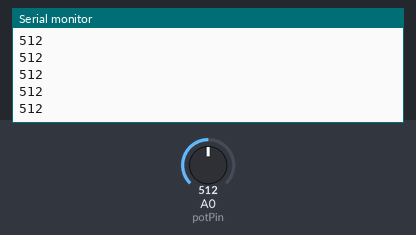
Recording of a sketch running on a simulated Arduino Uno, built with avr-gcc and run on an emulated ATmega328P. On the bench: the last lines printed to the serial monitor. The inputs (shaded band) are chosen by the test bench; at power-on: A0 (potPin) = 512.

Above: at 4.2 s.
4.3 s: A0 (potPin) set to 716
At 4.32 s:
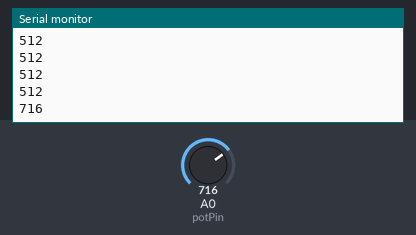
5.8 s: A0 (potPin) set to 900
At 5.83 s:
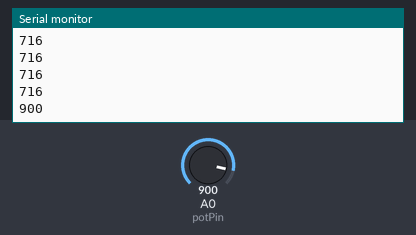
Timing chart, 0 to 8.8 s (numbered marks = the images above; inputs shaded):
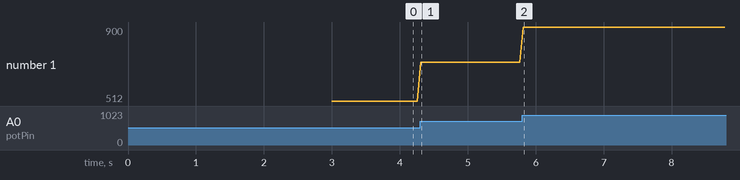

Measured:
- after the input at 4.3 s, the serial monitor: prints a new line at once (image 1)
- after the input at 5.8 s, the serial monitor: prints a new line at once (image 2)
- plotted number 1: 512 → 716 after the input at 4.3 s, 716 → 900 after the input at 5.8 s

The sketch:

serial-pot-read.ino
```cpp
// (licence header left out)
#define potPin A0 // define potPin as Pin A0

void setup() {
  delay(3000); // 3s startup delay
  Serial.begin(9600); // start serial communication at 9,600 baud
}

void loop() {
  int potValue = analogRead(potPin); // read value from potentiometer
  //int potValue = map(analogRead(potPin), 0, 1023, 0, 511); // read mapped value from potentiometer
  Serial.println(potValue); // writes value to serial port
  delay(50); // 50ms delay to reduce serial traffic
}
```
